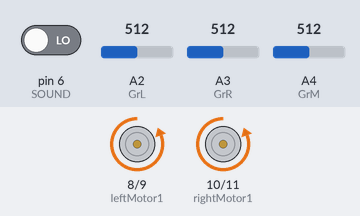
Simulated run of this sketch. Board: Arduino Uno, built with avr-gcc and run on an emulated ATmega328P. Parts: motor-driver pin pairs drawn as motors (green arrow = first pin HIGH = forward, orange = second pin HIGH = backward, longer = more drive). Inputs (shaded band) come from the test bench; at power-on: A2 (GrL) = 512, A3 (GrR) = 512, A4 (GrM) = 512, pin 6 (SOUND) LOW. What the sketch prints to the serial monitor is not drawn.

Above: at 1.2 s.
1.3 s: A2 (GrL) set to 108
4.3 s: A2 (GrL) set to 93
7.3 s: A3 (GrR) set to 110
10.3 s: A3 (GrR) set to 95
11.8 s: A4 (GrM) set to 981
14.8 s: A4 (GrM) set to 1008
Timing chart, 0 to 17.3 s (numbered marks = the images above; inputs shaded):
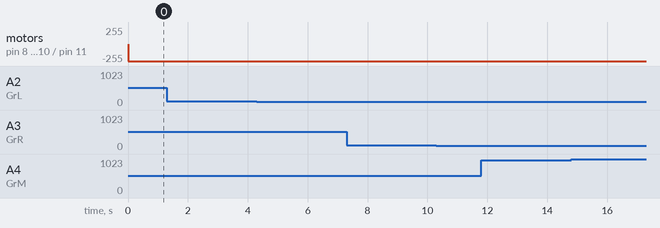

The sketch:

proj_concl.ino
```cpp
#include <Servo.h>
namespace motor
{
//定义五中运动状态
const int STOP = 0;
const int FORWARD = 1;
const int BACKWARD = 2;
const int TURNLEFT = 3;
const int TURNRIGHT = 4;
//定义需要用到的引脚
const int leftMotor1 = 8;
const int leftMotor2 = 9;
const int rightMotor1 = 10;
const int rightMotor2 = 11;
void motorSet(int);
void setup()
{
  pinMode(leftMotor1, OUTPUT);
  pinMode(leftMotor2, OUTPUT);
  pinMode(rightMotor1, OUTPUT);
  pinMode(rightMotor2, OUTPUT);
}

void loop()
{
  int cmd;
  for (cmd = 0; cmd < 5; cmd++)
  {
    motorSet(cmd);
    delay(2000);
  }
}

void motorSet(int cmd)
{
  switch (cmd)
  {
    case FORWARD:
      digitalWrite(leftMotor1, LOW);
      digitalWrite(leftMotor2, HIGH);
      digitalWrite(rightMotor1, LOW);
      digitalWrite(rightMotor2, HIGH);
      break;
    case BACKWARD:
      digitalWrite(leftMotor1, HIGH);
      digitalWrite(leftMotor2, LOW);
      digitalWrite(rightMotor1, HIGH);
      digitalWrite(rightMotor2, LOW);
      break;
    case TURNLEFT:
      digitalWrite(leftMotor1, HIGH);
      digitalWrite(leftMotor2, LOW);
      digitalWrite(rightMotor1, LOW);
      digitalWrite(rightMotor2, HIGH);
      break;
    case TURNRIGHT:
      digitalWrite(leftMotor1, LOW);
      digitalWrite(leftMotor2, HIGH);
      digitalWrite(rightMotor1, HIGH);
      digitalWrite(rightMotor2, LOW);
      break;
    default:
      digitalWrite(leftMotor1, LOW);
      digitalWrite(leftMotor2, LOW);
      digitalWrite(rightMotor1, LOW);
      digitalWrite(rightMotor2, LOW);
  }
}
} // namespace motor
/*
namespace echo
{
const int Echo = 3;
const int Trig = 4;
float cm;
void setup()
{
  pinMode(Trig, OUTPUT);
  pinMode(Echo, INPUT);
  pinMode(5, OUTPUT);

}

float echo()
{
  digitalWrite(Trig, LOW);
  delay(2);
  digitalWrite(Trig, HIGH);
  delay(10);
  digitalWrite(Trig, LOW);
  return pulseIn(Echo, HIGH) / 58.0;
}

void loop()
{
  //Serial.println(echo());
  if (echo() < 10)
  {
    digitalWrite(5, LOW);
  }
  else
  {
    digitalWrite(5, HIGH);
  }
}
} // namespace echo*/
namespace sound
{
const int SOUND = 6;

void setup()
{
  pinMode(SOUND, INPUT);

}
int getSound(int m)
{
  int r = 0;
  for (int i = 0; i < m; i++)
  {
    r += 1 - digitalRead(SOUND);
  }
  //Serial.println(r);
  return r;
} // threshold: getSound(100)<75
void loop()
{
  Serial.println(String(getSound(100)) + "\t100");
}
} // namespace sound
namespace gradient
{
enum GRAD
{
  GrL = 2,
  GrR = 3,
  GrM = 4
};
void setup() {
  pinMode(GrL, INPUT);
  pinMode(GrM, INPUT);
  pinMode(GrR, INPUT);
}
int l[10],m[10],r[10];
void init(){
  // initializes gradient data
  for(int i=0;i<10;i++){
  l[i] = analogRead(GrL);
  m[i] = analogRead(GrM);
  r[i] = analogRead(GrR);
  }
}
inline int grad(int side)
{
  return analogRead(side);
}
int detect() {
  // -1 0 +1
  // LL M RR
  int M = grad(GrM);
  int L = grad(GrL);
  int R = grad(GrR);
  Serial.println(String(l[0]) + "\t" + String(m[0]) + "\t" + String(r[0])+"\t"+String(L) + "\t" + String(M) + "\t" + String(R));
  if(M-m[0]>10){
    //check left
    if(l[0]-L>10){
      return -1;
    }else if(r[0]-R>10){
      return 1;
    }else{
      return 0;
    }
  }else{
    for(int i=0;i<9;i++){
      l[i] = l[i+1];
      r[i] = r[i+1];
      m[i] = m[i+1];
    }
    l[9] = L;
    m[9] = M;
    r[9] = R;
    return 0;
  }
}
} // namespace gradient
namespace optic{
  const int L = 2;
  const int R = 12;
  void setup(){
    pinMode(L, INPUT);
    pinMode(R, INPUT);
  }
  int detect(){
    return ((1-digitalRead(L))<<1) | (1-digitalRead(R));
  }
  void loop(){
    Serial.println(String(digitalRead(L)) + "\t" + String(digitalRead(R)));
  }
} //namespace optic

namespace fan{
  const int FAN = 1;
  void setup(){
    pinMode(FAN, OUTPUT);
  }
  void set(bool istoon){
    digitalWrite(FAN, int(istoon));
  }
} //namespace fan

bool detected_sound = false;
void setup() {
  Serial.begin(9600);
  motor::setup();
  gradient::setup();
  sound::setup();
  optic::setup();
  fan::setup();
  detected_sound = false;
}
void loop() {
  if(!detected_sound){
    Serial.println("Waiting");
    detected_sound = sound::getSound(100) > 50;
    if(detected_sound){

  gradient::init();
    }
    return;
  }
  switch(gradient::detect()){
    case -1: //left
    {
      motor::motorSet(motor::TURNLEFT);
      while(gradient::detect()!=0){
        Serial.println("Waiting left");
      }
      break;
    }
    case 1: //right
    {
      motor::motorSet(motor::TURNRIGHT);
      while(gradient::detect()!=0){
        Serial.println("Waiting right");
      }
      break;
    }
    case 0:
    {
      motor::motorSet(motor::FORWARD);
      //Serial.println("FOrward");
      break;
    }
  }
}
```

Measured:
- after the input at 1.3 s, every drawn part: stays the same
- after the input at 4.3 s, every drawn part: stays the same
- after the input at 7.3 s, every drawn part: stays the same
- after the input at 10.3 s, every drawn part: stays the same
- after the input at 11.8 s, every drawn part: stays the same
- after the input at 14.8 s, every drawn part: stays the same
